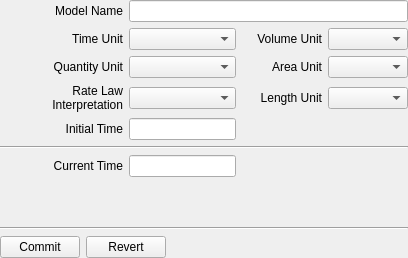
<ui version="4.0" >
<comment> Begin CVS Header </comment>
<comment>   $Source: /fs/turing/cvs/copasi_dev/copasi/UI/CQModelWidget.ui,v $ </comment>
<comment>   $Revision: 1.1.2.2 $ </comment>
<comment>   $Name: Build-33 $ </comment>
<comment>   $Author: shoops $ </comment>
<comment>   $Date: 2010/10/26 14:49:54 $ </comment>
<comment> End CVS Header </comment>

<comment> Copyright (C) 2010 by Pedro Mendes, Virginia Tech Intellectual </comment>
<comment> Properties, Inc., University of Heidelberg, and The University </comment>
<comment> of Manchester. </comment>
<comment> All rights reserved. </comment>

 <comment> All rights reserved. </comment>
 <class>CQModelWidget</class>
 <widget class="CopasiWidget" name="CQModelWidget" >
  <property name="geometry" >
   <rect>
    <x>0</x>
    <y>0</y>
    <width>408</width>
    <height>258</height>
   </rect>
  </property>
  <property name="windowTitle" >
   <string>Form</string>
  </property>
  <layout class="QGridLayout" name="gridLayout" >
   <property name="margin" >
    <number>0</number>
   </property>
   <item row="0" column="0" >
    <widget class="QLabel" name="mpLblNAme" >
     <property name="text" >
      <string>Model Name</string>
     </property>
     <property name="alignment" >
      <set>Qt::AlignRight|Qt::AlignTrailing|Qt::AlignVCenter</set>
     </property>
     <property name="wordWrap" >
      <bool>false</bool>
     </property>
    </widget>
   </item>
   <item row="0" column="1" colspan="3" >
    <widget class="QLineEdit" name="mpEditName" />
   </item>
   <item row="1" column="0" >
    <widget class="QLabel" name="mpLblTimeUnit" >
     <property name="text" >
      <string>Time Unit</string>
     </property>
     <property name="alignment" >
      <set>Qt::AlignRight|Qt::AlignTrailing|Qt::AlignVCenter</set>
     </property>
     <property name="wordWrap" >
      <bool>false</bool>
     </property>
    </widget>
   </item>
   <item row="1" column="1" >
    <widget class="QComboBox" name="mpComboTimeUnit" />
   </item>
   <item row="7" column="0" >
    <widget class="QLabel" name="mpLblInitialTime" >
     <property name="text" >
      <string>Initial Time</string>
     </property>
     <property name="alignment" >
      <set>Qt::AlignRight|Qt::AlignTrailing|Qt::AlignVCenter</set>
     </property>
     <property name="wordWrap" >
      <bool>false</bool>
     </property>
    </widget>
   </item>
   <item row="7" column="1" >
    <widget class="QLineEdit" name="mpEditInitialTime" >
     <property name="sizePolicy" >
      <sizepolicy vsizetype="Fixed" hsizetype="Preferred" >
       <horstretch>0</horstretch>
       <verstretch>0</verstretch>
      </sizepolicy>
     </property>
    </widget>
   </item>
   <item row="8" column="0" colspan="4" >
    <widget class="Line" name="mpLine1" >
     <property name="orientation" >
      <enum>Qt::Horizontal</enum>
     </property>
    </widget>
   </item>
   <item row="9" column="0" >
    <widget class="QLabel" name="mpLblCurrentTime" >
     <property name="text" >
      <string>Current Time</string>
     </property>
     <property name="alignment" >
      <set>Qt::AlignRight|Qt::AlignTrailing|Qt::AlignVCenter</set>
     </property>
     <property name="wordWrap" >
      <bool>false</bool>
     </property>
    </widget>
   </item>
   <item row="9" column="1" >
    <widget class="QLineEdit" name="mpEditCurrentTime" >
     <property name="sizePolicy" >
      <sizepolicy vsizetype="Fixed" hsizetype="Preferred" >
       <horstretch>0</horstretch>
       <verstretch>0</verstretch>
      </sizepolicy>
     </property>
     <property name="readOnly" >
      <bool>true</bool>
     </property>
    </widget>
   </item>
   <item row="11" column="0" colspan="4" >
    <widget class="Line" name="mpLine2" >
     <property name="orientation" >
      <enum>Qt::Horizontal</enum>
     </property>
    </widget>
   </item>
   <item row="12" column="0" colspan="4" >
    <layout class="QHBoxLayout" name="mpBtnLayout" >
     <property name="sizeConstraint" >
      <enum>QLayout::SetMaximumSize</enum>
     </property>
     <item>
      <widget class="QPushButton" name="mpBtnCommit" >
       <property name="sizePolicy" >
        <sizepolicy vsizetype="Maximum" hsizetype="Preferred" >
         <horstretch>0</horstretch>
         <verstretch>0</verstretch>
        </sizepolicy>
       </property>
       <property name="text" >
        <string>Commit</string>
       </property>
      </widget>
     </item>
     <item>
      <widget class="QPushButton" name="mpBtnRevert" >
       <property name="sizePolicy" >
        <sizepolicy vsizetype="Maximum" hsizetype="Preferred" >
         <horstretch>0</horstretch>
         <verstretch>0</verstretch>
        </sizepolicy>
       </property>
       <property name="text" >
        <string>Revert</string>
       </property>
      </widget>
     </item>
     <item>
      <spacer name="mpHorizontalSpacer" >
       <property name="orientation" >
        <enum>Qt::Horizontal</enum>
       </property>
       <property name="sizeHint" stdset="0" >
        <size>
         <width>248</width>
         <height>20</height>
        </size>
       </property>
      </spacer>
     </item>
    </layout>
   </item>
   <item row="1" column="3" >
    <widget class="QComboBox" name="mpComboVolumeUnit" />
   </item>
   <item row="1" column="2" >
    <widget class="QLabel" name="mpLblVolumeUnit" >
     <property name="text" >
      <string>Volume Unit</string>
     </property>
     <property name="alignment" >
      <set>Qt::AlignRight|Qt::AlignTrailing|Qt::AlignVCenter</set>
     </property>
     <property name="wordWrap" >
      <bool>false</bool>
     </property>
    </widget>
   </item>
   <item row="3" column="3" >
    <widget class="QComboBox" name="mpComboAreaUnit" />
   </item>
   <item row="3" column="2" >
    <widget class="QLabel" name="mpLblAreaUnit" >
     <property name="text" >
      <string>Area Unit</string>
     </property>
     <property name="alignment" >
      <set>Qt::AlignRight|Qt::AlignTrailing|Qt::AlignVCenter</set>
     </property>
     <property name="wordWrap" >
      <bool>false</bool>
     </property>
    </widget>
   </item>
   <item row="4" column="3" >
    <widget class="QComboBox" name="mpComboLengthUnit" />
   </item>
   <item row="4" column="2" >
    <widget class="QLabel" name="mpLblLengthUnit" >
     <property name="text" >
      <string>Length Unit</string>
     </property>
     <property name="alignment" >
      <set>Qt::AlignRight|Qt::AlignTrailing|Qt::AlignVCenter</set>
     </property>
     <property name="wordWrap" >
      <bool>false</bool>
     </property>
    </widget>
   </item>
   <item row="3" column="0" >
    <widget class="QLabel" name="mpLblQuantityUnit" >
     <property name="text" >
      <string>Quantity Unit</string>
     </property>
     <property name="alignment" >
      <set>Qt::AlignRight|Qt::AlignTrailing|Qt::AlignVCenter</set>
     </property>
     <property name="wordWrap" >
      <bool>false</bool>
     </property>
    </widget>
   </item>
   <item row="3" column="1" >
    <widget class="QComboBox" name="mpComboQuantityUnit" />
   </item>
   <item row="4" column="0" >
    <widget class="QLabel" name="mpLblModelType" >
     <property name="text" >
      <string>Rate Law Interpretation</string>
     </property>
     <property name="alignment" >
      <set>Qt::AlignRight|Qt::AlignTrailing|Qt::AlignVCenter</set>
     </property>
     <property name="wordWrap" >
      <bool>true</bool>
     </property>
    </widget>
   </item>
   <item row="4" column="1" >
    <widget class="QComboBox" name="mpComboModelType" />
   </item>
   <item row="10" column="0" colspan="4" >
    <widget class="CQNotes" native="1" name="mpNotes" >
     <property name="sizePolicy" >
      <sizepolicy vsizetype="Preferred" hsizetype="Expanding" >
       <horstretch>0</horstretch>
       <verstretch>0</verstretch>
      </sizepolicy>
     </property>
    </widget>
   </item>
  </layout>
 </widget>
 <customwidgets>
  <customwidget>
   <class>CopasiWidget</class>
   <extends>QWidget</extends>
   <header>copasi/UI/copasiWidget.h</header>
   <container>1</container>
  </customwidget>
  <customwidget>
   <class>CQNotes</class>
   <extends>QWidget</extends>
   <header>copasi/UI/CQNotes.h</header>
   <container>1</container>
  </customwidget>
 </customwidgets>
 <tabstops>
  <tabstop>mpEditName</tabstop>
  <tabstop>mpComboTimeUnit</tabstop>
  <tabstop>mpComboVolumeUnit</tabstop>
  <tabstop>mpComboQuantityUnit</tabstop>
  <tabstop>mpComboAreaUnit</tabstop>
  <tabstop>mpComboModelType</tabstop>
  <tabstop>mpComboLengthUnit</tabstop>
  <tabstop>mpEditInitialTime</tabstop>
  <tabstop>mpEditCurrentTime</tabstop>
  <tabstop>mpBtnCommit</tabstop>
  <tabstop>mpBtnRevert</tabstop>
 </tabstops>
 <resources/>
 <connections>
  <connection>
   <sender>mpBtnCommit</sender>
   <signal>clicked()</signal>
   <receiver>CQModelWidget</receiver>
   <slot>slotBtnOKClicked()</slot>
   <hints>
    <hint type="sourcelabel" >
     <x>57</x>
     <y>348</y>
    </hint>
    <hint type="destinationlabel" >
     <x>117</x>
     <y>186</y>
    </hint>
   </hints>
  </connection>
  <connection>
   <sender>mpBtnRevert</sender>
   <signal>clicked()</signal>
   <receiver>CQModelWidget</receiver>
   <slot>slotBtnRevertClicked()</slot>
   <hints>
    <hint type="sourcelabel" >
     <x>144</x>
     <y>348</y>
    </hint>
    <hint type="destinationlabel" >
     <x>117</x>
     <y>186</y>
    </hint>
   </hints>
  </connection>
 </connections>
</ui>
